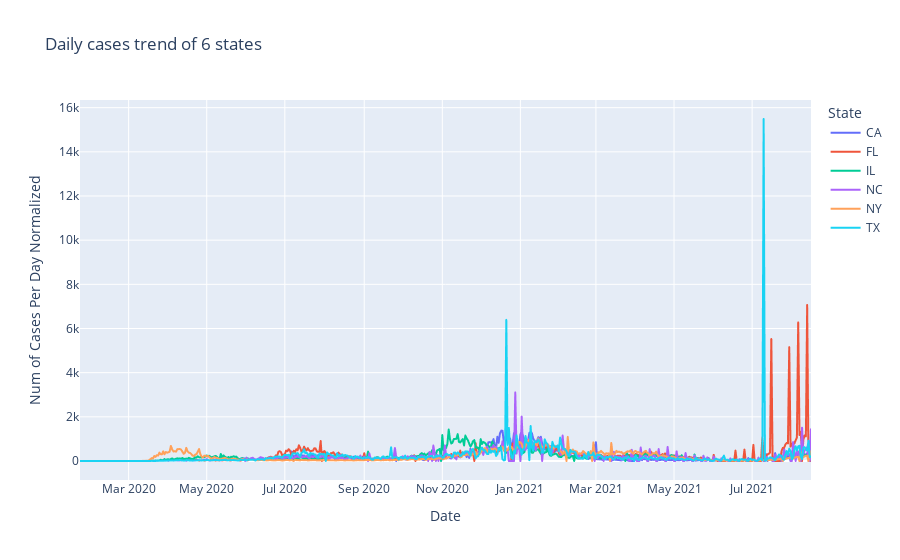

Notebook source saved alongside this figure:
### Code cell
fig7_fl = px.line(states_5, x="Date", y="Num of Cases Per Day Normalized", color='State', title="Daily cases trend of 6 states")
#fig7_fl.show()
fig7_fl.write_image("C:/Users/Vidya/Desktop/Data_Science_project/Fall-21_COVID-Team_5/Images/Saved Pictures/fig7_fl.png")
img_bytes = fig7_fl.to_image(format="png")
Image(img_bytes)

### Figure 1 — Plotly figure (JSON) as saved in the notebook; plotly's stock layout.template omitted (floating-point values rounded to 4 significant figures; data arrays with more than 128 entries replaced by an {"elided": "..."} marker saying what was removed)
{"data": [{"hovertemplate": "State=CA<br>Date=%{x}<br>Num of Cases Per Day Normalized=%{y}<extra></extra>", "legendgroup": "CA", "line": {"color": "#636efa", "dash": "solid"}, "marker": {"symbol": "circle"}, "mode": "lines", "name": "CA", "showlegend": true, "type": "scattergl", "x": {"elided": "572 str values"}, "xaxis": "x", "y": {"elided": "572 float values"}, "yaxis": "y"}, {"hovertemplate": "State=FL<br>Date=%{x}<br>Num of Cases Per Day Normalized=%{y}<extra></extra>", "legendgroup": "FL", "line": {"color": "#EF553B", "dash": "solid"}, "marker": {"symbol": "circle"}, "mode": "lines", "name": "FL", "showlegend": true, "type": "scattergl", "x": {"elided": "572 str values"}, "xaxis": "x", "y": {"elided": "572 float values"}, "yaxis": "y"}, {"hovertemplate": "State=IL<br>Date=%{x}<br>Num of Cases Per Day Normalized=%{y}<extra></extra>", "legendgroup": "IL", "line": {"color": "#00cc96", "dash": "solid"}, "marker": {"symbol": "circle"}, "mode": "lines", "name": "IL", "showlegend": true, "type": "scattergl", "x": {"elided": "572 str values"}, "xaxis": "x", "y": {"elided": "572 float values"}, "yaxis": "y"}, {"hovertemplate": "State=NC<br>Date=%{x}<br>Num of Cases Per Day Normalized=%{y}<extra></extra>", "legendgroup": "NC", "line": {"color": "#ab63fa", "dash": "solid"}, "marker": {"symbol": "circle"}, "mode": "lines", "name": "NC", "showlegend": true, "type": "scattergl", "x": {"elided": "572 str values"}, "xaxis": "x", "y": {"elided": "572 float values"}, "yaxis": "y"}, {"hovertemplate": "State=NY<br>Date=%{x}<br>Num of Cases Per Day Normalized=%{y}<extra></extra>", "legendgroup": "NY", "line": {"color": "#FFA15A", "dash": "solid"}, "marker": {"symbol": "circle"}, "mode": "lines", "name": "NY", "showlegend": true, "type": "scattergl", "x": {"elided": "572 str values"}, "xaxis": "x", "y": {"elided": "572 float values"}, "yaxis": "y"}, {"hovertemplate": "State=TX<br>Date=%{x}<br>Num of Cases Per Day Normalized=%{y}<extra></extra>", "legendgroup": "TX", "line": {"color": "#19d3f3", "dash": "solid"}, "marker": {"symbol": "circle"}, "mode": "lines", "name": "TX", "showlegend": true, "type": "scattergl", "x": {"elided": "572 str values"}, "xaxis": "x", "y": {"elided": "572 float values"}, "yaxis": "y"}], "layout": {"legend": {"title": {"text": "State"}, "tracegroupgap": 0}, "title": {"text": "Daily cases trend of 6 states"}, "xaxis": {"anchor": "y", "domain": [0, 1], "title": {"text": "Date"}}, "yaxis": {"anchor": "x", "domain": [0, 1], "title": {"text": "Num of Cases Per Day Normalized"}}}}
